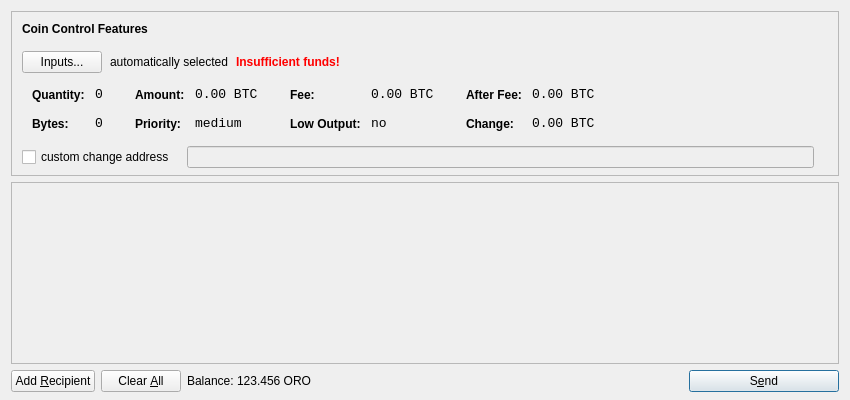
<?xml version="1.0" encoding="UTF-8"?>
<ui version="4.0">
 <class>SendCoinsDialog</class>
 <widget class="QDialog" name="SendCoinsDialog">
  <property name="geometry">
   <rect>
    <x>0</x>
    <y>0</y>
    <width>850</width>
    <height>400</height>
   </rect>
  </property>
  <property name="windowTitle">
   <string>Send Coins</string>
  </property>
  <layout class="QVBoxLayout" name="verticalLayout" stretch="0,1,0">
   <property name="bottomMargin">
    <number>8</number>
   </property>
   <item>
    <widget class="QFrame" name="frameCoinControl">
     <property name="sizePolicy">
      <sizepolicy hsizetype="Expanding" vsizetype="Expanding">
       <horstretch>0</horstretch>
       <verstretch>0</verstretch>
      </sizepolicy>
     </property>
     <property name="maximumSize">
      <size>
       <width>16777215</width>
       <height>16777215</height>
      </size>
     </property>
     <property name="frameShape">
      <enum>QFrame::StyledPanel</enum>
     </property>
     <property name="frameShadow">
      <enum>QFrame::Sunken</enum>
     </property>
     <layout class="QVBoxLayout" name="verticalLayoutCoinControl2">
      <property name="spacing">
       <number>-1</number>
      </property>
      <property name="leftMargin">
       <number>0</number>
      </property>
      <property name="topMargin">
       <number>0</number>
      </property>
      <property name="rightMargin">
       <number>0</number>
      </property>
      <property name="bottomMargin">
       <number>6</number>
      </property>
      <item>
       <layout class="QVBoxLayout" name="verticalLayoutCoinControl" stretch="0,0,0,0,1">
        <property name="spacing">
         <number>0</number>
        </property>
        <property name="leftMargin">
         <number>10</number>
        </property>
        <property name="topMargin">
         <number>10</number>
        </property>
        <item>
         <layout class="QHBoxLayout" name="horizontalLayoutCoinControl1">
          <property name="bottomMargin">
           <number>15</number>
          </property>
          <item>
           <widget class="QLabel" name="labelCoinControlFeatures">
            <property name="sizePolicy">
             <sizepolicy hsizetype="Preferred" vsizetype="Maximum">
              <horstretch>0</horstretch>
              <verstretch>0</verstretch>
             </sizepolicy>
            </property>
            <property name="font">
             <font>
              <weight>75</weight>
              <bold>true</bold>
             </font>
            </property>
            <property name="styleSheet">
             <string notr="true">font-weight:bold;</string>
            </property>
            <property name="text">
             <string>Coin Control Features</string>
            </property>
           </widget>
          </item>
         </layout>
        </item>
        <item>
         <layout class="QHBoxLayout" name="horizontalLayoutCoinControl2" stretch="0,0,0,0">
          <property name="spacing">
           <number>8</number>
          </property>
          <property name="bottomMargin">
           <number>10</number>
          </property>
          <item>
           <widget class="QPushButton" name="pushButtonCoinControl">
            <property name="styleSheet">
             <string notr="true"/>
            </property>
            <property name="text">
             <string>Inputs...</string>
            </property>
           </widget>
          </item>
          <item>
           <widget class="QLabel" name="labelCoinControlAutomaticallySelected">
            <property name="text">
             <string>automatically selected</string>
            </property>
            <property name="margin">
             <number>5</number>
            </property>
           </widget>
          </item>
          <item>
           <widget class="QLabel" name="labelCoinControlInsuffFunds">
            <property name="font">
             <font>
              <weight>75</weight>
              <bold>true</bold>
             </font>
            </property>
            <property name="styleSheet">
             <string notr="true">color:red;font-weight:bold;</string>
            </property>
            <property name="text">
             <string>Insufficient funds!</string>
            </property>
            <property name="margin">
             <number>5</number>
            </property>
           </widget>
          </item>
          <item>
           <spacer name="horizontalSpacerCoinControl">
            <property name="orientation">
             <enum>Qt::Horizontal</enum>
            </property>
            <property name="sizeHint" stdset="0">
             <size>
              <width>40</width>
              <height>1</height>
             </size>
            </property>
           </spacer>
          </item>
         </layout>
        </item>
        <item>
         <widget class="QWidget" name="widgetCoinControl" native="true">
          <property name="sizePolicy">
           <sizepolicy hsizetype="Preferred" vsizetype="Preferred">
            <horstretch>0</horstretch>
            <verstretch>0</verstretch>
           </sizepolicy>
          </property>
          <property name="minimumSize">
           <size>
            <width>0</width>
            <height>0</height>
           </size>
          </property>
          <property name="styleSheet">
           <string notr="true"/>
          </property>
          <layout class="QHBoxLayout" name="horizontalLayoutCoinControl5">
           <property name="margin">
            <number>0</number>
           </property>
           <item>
            <layout class="QHBoxLayout" name="horizontalLayoutCoinControl3" stretch="0,0,0,1">
             <property name="spacing">
              <number>20</number>
             </property>
             <property name="topMargin">
              <number>0</number>
             </property>
             <property name="bottomMargin">
              <number>10</number>
             </property>
             <item>
              <layout class="QFormLayout" name="formLayoutCoinControl1">
               <property name="horizontalSpacing">
                <number>10</number>
               </property>
               <property name="verticalSpacing">
                <number>14</number>
               </property>
               <property name="leftMargin">
                <number>10</number>
               </property>
               <property name="topMargin">
                <number>4</number>
               </property>
               <property name="rightMargin">
                <number>6</number>
               </property>
               <item row="0" column="0">
                <widget class="QLabel" name="labelCoinControlQuantityText">
                 <property name="styleSheet">
                  <string notr="true">font-weight:bold;</string>
                 </property>
                 <property name="text">
                  <string>Quantity:</string>
                 </property>
                 <property name="margin">
                  <number>0</number>
                 </property>
                </widget>
               </item>
               <item row="0" column="1">
                <widget class="QLabel" name="labelCoinControlQuantity">
                 <property name="font">
                  <font>
                   <family>Monospace</family>
                   <pointsize>10</pointsize>
                  </font>
                 </property>
                 <property name="cursor">
                  <cursorShape>IBeamCursor</cursorShape>
                 </property>
                 <property name="contextMenuPolicy">
                  <enum>Qt::ActionsContextMenu</enum>
                 </property>
                 <property name="text">
                  <string notr="true">0</string>
                 </property>
                 <property name="margin">
                  <number>0</number>
                 </property>
                 <property name="textInteractionFlags">
                  <set>Qt::LinksAccessibleByMouse|Qt::TextSelectableByKeyboard|Qt::TextSelectableByMouse</set>
                 </property>
                </widget>
               </item>
               <item row="1" column="0">
                <widget class="QLabel" name="labelCoinControlBytesText">
                 <property name="styleSheet">
                  <string notr="true">font-weight:bold;</string>
                 </property>
                 <property name="text">
                  <string>Bytes:</string>
                 </property>
                </widget>
               </item>
               <item row="1" column="1">
                <widget class="QLabel" name="labelCoinControlBytes">
                 <property name="font">
                  <font>
                   <family>Monospace</family>
                   <pointsize>10</pointsize>
                  </font>
                 </property>
                 <property name="cursor">
                  <cursorShape>IBeamCursor</cursorShape>
                 </property>
                 <property name="contextMenuPolicy">
                  <enum>Qt::ActionsContextMenu</enum>
                 </property>
                 <property name="text">
                  <string notr="true">0</string>
                 </property>
                 <property name="textInteractionFlags">
                  <set>Qt::LinksAccessibleByMouse|Qt::TextSelectableByKeyboard|Qt::TextSelectableByMouse</set>
                 </property>
                </widget>
               </item>
              </layout>
             </item>
             <item>
              <layout class="QFormLayout" name="formLayoutCoinControl2">
               <property name="horizontalSpacing">
                <number>10</number>
               </property>
               <property name="verticalSpacing">
                <number>14</number>
               </property>
               <property name="leftMargin">
                <number>6</number>
               </property>
               <property name="topMargin">
                <number>4</number>
               </property>
               <property name="rightMargin">
                <number>6</number>
               </property>
               <item row="0" column="0">
                <widget class="QLabel" name="labelCoinControlAmountText">
                 <property name="styleSheet">
                  <string notr="true">font-weight:bold;</string>
                 </property>
                 <property name="text">
                  <string>Amount:</string>
                 </property>
                 <property name="margin">
                  <number>0</number>
                 </property>
                </widget>
               </item>
               <item row="0" column="1">
                <widget class="QLabel" name="labelCoinControlAmount">
                 <property name="font">
                  <font>
                   <family>Monospace</family>
                   <pointsize>10</pointsize>
                  </font>
                 </property>
                 <property name="cursor">
                  <cursorShape>IBeamCursor</cursorShape>
                 </property>
                 <property name="contextMenuPolicy">
                  <enum>Qt::ActionsContextMenu</enum>
                 </property>
                 <property name="text">
                  <string notr="true">0.00 BTC</string>
                 </property>
                 <property name="textInteractionFlags">
                  <set>Qt::LinksAccessibleByMouse|Qt::TextSelectableByKeyboard|Qt::TextSelectableByMouse</set>
                 </property>
                </widget>
               </item>
               <item row="1" column="0">
                <widget class="QLabel" name="labelCoinControlPriorityText">
                 <property name="styleSheet">
                  <string notr="true">font-weight:bold;</string>
                 </property>
                 <property name="text">
                  <string>Priority:</string>
                 </property>
                </widget>
               </item>
               <item row="1" column="1">
                <widget class="QLabel" name="labelCoinControlPriority">
                 <property name="font">
                  <font>
                   <family>Monospace</family>
                   <pointsize>10</pointsize>
                  </font>
                 </property>
                 <property name="cursor">
                  <cursorShape>IBeamCursor</cursorShape>
                 </property>
                 <property name="contextMenuPolicy">
                  <enum>Qt::ActionsContextMenu</enum>
                 </property>
                 <property name="text">
                  <string>medium</string>
                 </property>
                 <property name="textInteractionFlags">
                  <set>Qt::LinksAccessibleByMouse|Qt::TextSelectableByKeyboard|Qt::TextSelectableByMouse</set>
                 </property>
                </widget>
               </item>
              </layout>
             </item>
             <item>
              <layout class="QFormLayout" name="formLayoutCoinControl3">
               <property name="horizontalSpacing">
                <number>10</number>
               </property>
               <property name="verticalSpacing">
                <number>14</number>
               </property>
               <property name="leftMargin">
                <number>6</number>
               </property>
               <property name="topMargin">
                <number>4</number>
               </property>
               <property name="rightMargin">
                <number>6</number>
               </property>
               <item row="0" column="0">
                <widget class="QLabel" name="labelCoinControlFeeText">
                 <property name="styleSheet">
                  <string notr="true">font-weight:bold;</string>
                 </property>
                 <property name="text">
                  <string>Fee:</string>
                 </property>
                 <property name="margin">
                  <number>0</number>
                 </property>
                </widget>
               </item>
               <item row="0" column="1">
                <widget class="QLabel" name="labelCoinControlFee">
                 <property name="font">
                  <font>
                   <family>Monospace</family>
                   <pointsize>10</pointsize>
                  </font>
                 </property>
                 <property name="cursor">
                  <cursorShape>IBeamCursor</cursorShape>
                 </property>
                 <property name="contextMenuPolicy">
                  <enum>Qt::ActionsContextMenu</enum>
                 </property>
                 <property name="text">
                  <string notr="true">0.00 BTC</string>
                 </property>
                 <property name="textInteractionFlags">
                  <set>Qt::LinksAccessibleByMouse|Qt::TextSelectableByKeyboard|Qt::TextSelectableByMouse</set>
                 </property>
                </widget>
               </item>
               <item row="1" column="0">
                <widget class="QLabel" name="labelCoinControlLowOutputText">
                 <property name="styleSheet">
                  <string notr="true">font-weight:bold;</string>
                 </property>
                 <property name="text">
                  <string>Low Output:</string>
                 </property>
                </widget>
               </item>
               <item row="1" column="1">
                <widget class="QLabel" name="labelCoinControlLowOutput">
                 <property name="font">
                  <font>
                   <family>Monospace</family>
                   <pointsize>10</pointsize>
                  </font>
                 </property>
                 <property name="cursor">
                  <cursorShape>IBeamCursor</cursorShape>
                 </property>
                 <property name="contextMenuPolicy">
                  <enum>Qt::ActionsContextMenu</enum>
                 </property>
                 <property name="text">
                  <string>no</string>
                 </property>
                 <property name="textInteractionFlags">
                  <set>Qt::LinksAccessibleByMouse|Qt::TextSelectableByKeyboard|Qt::TextSelectableByMouse</set>
                 </property>
                </widget>
               </item>
              </layout>
             </item>
             <item>
              <layout class="QFormLayout" name="formLayoutCoinControl4">
               <property name="horizontalSpacing">
                <number>10</number>
               </property>
               <property name="verticalSpacing">
                <number>14</number>
               </property>
               <property name="leftMargin">
                <number>6</number>
               </property>
               <property name="topMargin">
                <number>4</number>
               </property>
               <property name="rightMargin">
                <number>6</number>
               </property>
               <item row="0" column="0">
                <widget class="QLabel" name="labelCoinControlAfterFeeText">
                 <property name="styleSheet">
                  <string notr="true">font-weight:bold;</string>
                 </property>
                 <property name="text">
                  <string>After Fee:</string>
                 </property>
                 <property name="margin">
                  <number>0</number>
                 </property>
                </widget>
               </item>
               <item row="0" column="1">
                <widget class="QLabel" name="labelCoinControlAfterFee">
                 <property name="font">
                  <font>
                   <family>Monospace</family>
                   <pointsize>10</pointsize>
                  </font>
                 </property>
                 <property name="cursor">
                  <cursorShape>IBeamCursor</cursorShape>
                 </property>
                 <property name="contextMenuPolicy">
                  <enum>Qt::ActionsContextMenu</enum>
                 </property>
                 <property name="text">
                  <string notr="true">0.00 BTC</string>
                 </property>
                 <property name="textInteractionFlags">
                  <set>Qt::LinksAccessibleByMouse|Qt::TextSelectableByKeyboard|Qt::TextSelectableByMouse</set>
                 </property>
                </widget>
               </item>
               <item row="1" column="0">
                <widget class="QLabel" name="labelCoinControlChangeText">
                 <property name="styleSheet">
                  <string notr="true">font-weight:bold;</string>
                 </property>
                 <property name="text">
                  <string>Change:</string>
                 </property>
                </widget>
               </item>
               <item row="1" column="1">
                <widget class="QLabel" name="labelCoinControlChange">
                 <property name="font">
                  <font>
                   <family>Monospace</family>
                   <pointsize>10</pointsize>
                  </font>
                 </property>
                 <property name="cursor">
                  <cursorShape>IBeamCursor</cursorShape>
                 </property>
                 <property name="contextMenuPolicy">
                  <enum>Qt::ActionsContextMenu</enum>
                 </property>
                 <property name="text">
                  <string notr="true">0.00 BTC</string>
                 </property>
                 <property name="textInteractionFlags">
                  <set>Qt::LinksAccessibleByMouse|Qt::TextSelectableByKeyboard|Qt::TextSelectableByMouse</set>
                 </property>
                </widget>
               </item>
              </layout>
             </item>
            </layout>
           </item>
          </layout>
         </widget>
        </item>
        <item>
         <layout class="QHBoxLayout" name="horizontalLayoutCoinControl4" stretch="0,0,0">
          <property name="spacing">
           <number>12</number>
          </property>
          <property name="sizeConstraint">
           <enum>QLayout::SetDefaultConstraint</enum>
          </property>
          <property name="topMargin">
           <number>5</number>
          </property>
          <property name="rightMargin">
           <number>5</number>
          </property>
          <item>
           <widget class="QCheckBox" name="checkBoxCoinControlChange">
            <property name="text">
             <string>custom change address</string>
            </property>
           </widget>
          </item>
          <item>
           <widget class="QLineEdit" name="lineEditCoinControlChange">
            <property name="enabled">
             <bool>false</bool>
            </property>
            <property name="sizePolicy">
             <sizepolicy hsizetype="Expanding" vsizetype="Fixed">
              <horstretch>0</horstretch>
              <verstretch>0</verstretch>
             </sizepolicy>
            </property>
           </widget>
          </item>
          <item>
           <widget class="QLabel" name="labelCoinControlChangeLabel">
            <property name="sizePolicy">
             <sizepolicy hsizetype="Preferred" vsizetype="Expanding">
              <horstretch>0</horstretch>
              <verstretch>0</verstretch>
             </sizepolicy>
            </property>
            <property name="minimumSize">
             <size>
              <width>0</width>
              <height>0</height>
             </size>
            </property>
            <property name="text">
             <string/>
            </property>
            <property name="margin">
             <number>3</number>
            </property>
           </widget>
          </item>
         </layout>
        </item>
        <item>
         <spacer name="verticalSpacerCoinControl">
          <property name="orientation">
           <enum>Qt::Vertical</enum>
          </property>
          <property name="sizeHint" stdset="0">
           <size>
            <width>800</width>
            <height>1</height>
           </size>
          </property>
         </spacer>
        </item>
       </layout>
      </item>
     </layout>
    </widget>
   </item>
   <item>
    <widget class="QScrollArea" name="scrollArea">
     <property name="widgetResizable">
      <bool>true</bool>
     </property>
     <widget class="QWidget" name="scrollAreaWidgetContents">
      <property name="geometry">
       <rect>
        <x>0</x>
        <y>0</y>
        <width>830</width>
        <height>165</height>
       </rect>
      </property>
      <layout class="QVBoxLayout" name="verticalLayout_2">
       <property name="margin">
        <number>0</number>
       </property>
       <item>
        <layout class="QVBoxLayout" name="entries">
         <property name="spacing">
          <number>6</number>
         </property>
        </layout>
       </item>
       <item>
        <spacer name="verticalSpacer">
         <property name="orientation">
          <enum>Qt::Vertical</enum>
         </property>
         <property name="sizeHint" stdset="0">
          <size>
           <width>20</width>
           <height>40</height>
          </size>
         </property>
        </spacer>
       </item>
      </layout>
     </widget>
    </widget>
   </item>
   <item>
    <layout class="QHBoxLayout" name="horizontalLayout">
     <item>
      <widget class="QPushButton" name="addButton">
       <property name="toolTip">
        <string>Send to multiple recipients at once</string>
       </property>
       <property name="text">
        <string>Add &amp;Recipient</string>
       </property>
       <property name="icon">
        <iconset resource="../bitcoin.qrc">
         <normaloff>:/icons/add</normaloff>:/icons/add</iconset>
       </property>
       <property name="autoDefault">
        <bool>false</bool>
       </property>
      </widget>
     </item>
     <item>
      <widget class="QPushButton" name="clearButton">
       <property name="sizePolicy">
        <sizepolicy hsizetype="Minimum" vsizetype="Fixed">
         <horstretch>0</horstretch>
         <verstretch>0</verstretch>
        </sizepolicy>
       </property>
       <property name="toolTip">
        <string>Remove all transaction fields</string>
       </property>
       <property name="text">
        <string>Clear &amp;All</string>
       </property>
       <property name="icon">
        <iconset resource="../bitcoin.qrc">
         <normaloff>:/icons/remove</normaloff>:/icons/remove</iconset>
       </property>
       <property name="autoRepeatDelay">
        <number>300</number>
       </property>
       <property name="autoDefault">
        <bool>false</bool>
       </property>
      </widget>
     </item>
     <item>
      <layout class="QHBoxLayout" name="horizontalLayout_2">
       <property name="spacing">
        <number>3</number>
       </property>
       <item>
        <widget class="QLabel" name="label">
         <property name="text">
          <string>Balance:</string>
         </property>
        </widget>
       </item>
       <item>
        <widget class="QLabel" name="labelBalance">
         <property name="cursor">
          <cursorShape>IBeamCursor</cursorShape>
         </property>
         <property name="text">
          <string>123.456 ORO</string>
         </property>
         <property name="textInteractionFlags">
          <set>Qt::LinksAccessibleByMouse|Qt::TextSelectableByKeyboard|Qt::TextSelectableByMouse</set>
         </property>
        </widget>
       </item>
      </layout>
     </item>
     <item>
      <spacer name="horizontalSpacer">
       <property name="orientation">
        <enum>Qt::Horizontal</enum>
       </property>
       <property name="sizeHint" stdset="0">
        <size>
         <width>40</width>
         <height>20</height>
        </size>
       </property>
      </spacer>
     </item>
     <item>
      <widget class="QPushButton" name="sendButton">
       <property name="minimumSize">
        <size>
         <width>150</width>
         <height>0</height>
        </size>
       </property>
       <property name="toolTip">
        <string>Confirm the send action</string>
       </property>
       <property name="text">
        <string>S&amp;end</string>
       </property>
       <property name="icon">
        <iconset resource="../bitcoin.qrc">
         <normaloff>:/icons/send</normaloff>:/icons/send</iconset>
       </property>
       <property name="default">
        <bool>true</bool>
       </property>
      </widget>
     </item>
    </layout>
   </item>
  </layout>
 </widget>
 <resources>
  <include location="../bitcoin.qrc"/>
 </resources>
 <connections/>
</ui>
